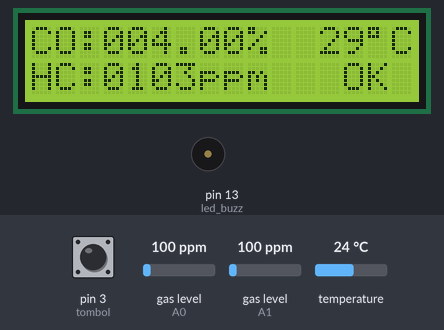
A sketch run on a simulated Arduino Uno, built with avr-gcc and run on an emulated ATmega328P. Shown: 16×2 character LCD, buzzer (waves = sounding, pin HIGH). Inputs (shaded band) come from the test bench; at power-on: gas level (sensors on A1, A0) 100 ppm, pin 3 (tombol) HIGH, temperature 24 °C. What the sketch prints to the serial monitor is not drawn.

Above: at 5.8 s.
5.9 s: gas level (sensor on A1) set to 113 ppm
7.4 s: gas level (sensor on A1) set to 130 ppm
At 8.4 s:
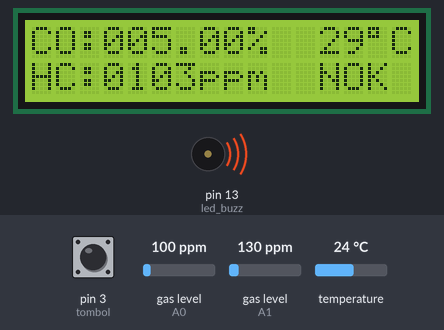
11.1 s: pin 3 (tombol) pulled LOW for 1 s
At 12.2 s:
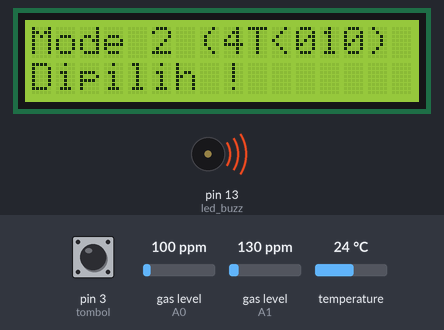
15.4 s: pin 3 (tombol) pulled LOW for 3.2 s
At 16.6 s:
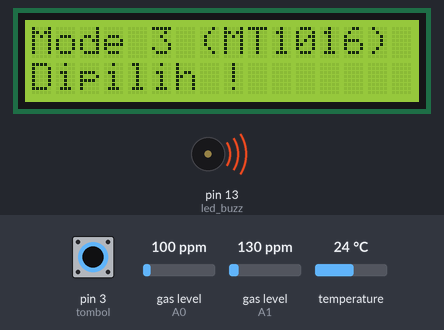
22.0 s: gas level (sensor on A1) set to 84 ppm
At 22.7 s:
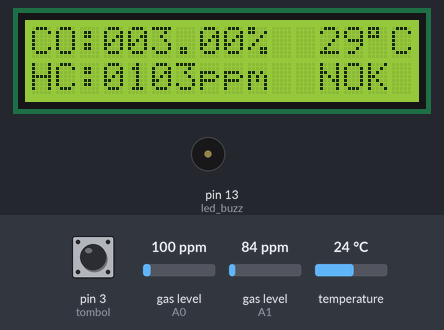
24.4 s: gas level (sensor on A1) set to 70 ppm
At 25.2 s:
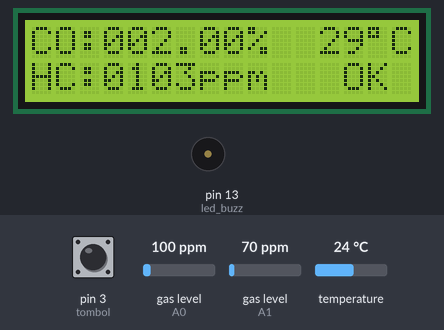
Timing chart, 0 to 27.0 s (numbered marks = the images above; inputs shaded):
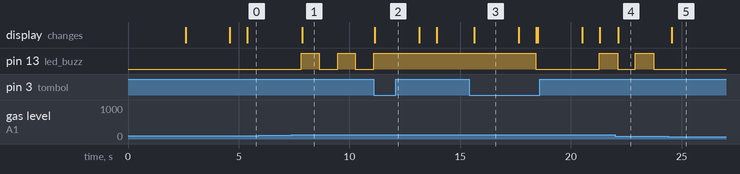

The sketch:

Program_Gas_Analyzer.ino
```cpp
#include <OneWire.h>            // https://github.com/PaulStoffregen/OneWire
#include <DallasTemperature.h>  // https://github.com/milesburton/Arduino-Temperature-Control-Library
#include "MQ7.h"                // https://github.com/swatish17/MQ7-Library
#include <MQ2.h>                // https://github.com/labay11/MQ-2-sensor-library
#include <Wire.h>
#include <LiquidCrystal_I2C.h>  // https://github.com/fdebrabander/Arduino-LiquidCrystal-I2C-library

LiquidCrystal_I2C lcd(0x27, 16, 2);

#define ONE_WIRE_BUS 2

OneWire oneWire(ONE_WIRE_BUS);
DallasTemperature suhu(&oneWire);

MQ7 mq7(A1, 5.0);
MQ2 mq2(A0);

float data_CO = 0.0;
float data_HC = 0.0;

// Catatan :
// Range Sensor MQ7 (CO) adalah 20 sampai 2000 ppm berdasarkan datasheet

float persen_CO = 0.0;

#define led_buzz 13
int nyala = LOW;

unsigned long t_db = millis();
#define debounce (millis() - t_db >= 300)

#define tombol 3 // Ganti tombol switch ke pin berapa
byte menu   = 1;
String mode = "";

float batas_co = 0.0;
int batas_hc   = 0;
String status_lcd = "";

unsigned long t_baca_MQ7 = millis();
unsigned long t_baca_MQ6 = millis();

unsigned long t_debug = millis();
unsigned long t_notif = millis();
unsigned long t_lcd   = millis();

void setup() {
  Serial.begin(9600);

  suhu.begin();

  lcd.begin();
  lcd.backlight();
  lcd.clear();

  pinMode(tombol, INPUT_PULLUP);
  pinMode(led_buzz, OUTPUT);
  digitalWrite(led_buzz, LOW); // LED dan Buzzer Mati

  mq2.begin();

  // Letak Awalan LCD Startting
  // .......

  delay(2000);
  lcd.clear();

  lcd.setCursor(0, 0);
  lcd.print("Mode ");
  lcd.print(menu);
  lcd.setCursor(0, 1);
  lcd.print("2T<010");
  delay(2000);
  lcd.clear();
}

void loop() {
  if(debounce) {
    if(digitalRead(tombol) == LOW) {
      t_db = millis();
      menu++;
      if(menu > 4) menu = 1;

      if(menu == 1) {         // Sepeda Motor 2 Langkah < 2010
        mode     = "2T<010";
      }else if(menu == 2) {   // Sepeda Motor 4 Langkah < 2010
        mode     = "4T<010";
      }else if(menu == 3) {   // Sepeda Motor 2010 - 2016
        mode     = "MT1016";
      }else if(menu == 4) {   // Sepeda Motor > 2016
        mode     = "MT>016";
      }

      lcd.clear();
      lcd.setCursor(0,0);
      lcd.print("Mode ");
      lcd.print(menu);
      lcd.print(" (");
      lcd.print(mode);
      lcd.print(")");
      lcd.setCursor(0,1);
      lcd.print("Dipilih !");

      delay(2000);
      lcd.clear();

      //Serial.println(menu);
    }
  }

  switch(menu) {
    case 1: // Sepeda Motor 2 Langkah < 2010
      batas_co = 4.5;  // Dalam %
      batas_hc = 6000; // Dalam ppm
      mode     = "2T<010";
    break;

    case 2: // Sepeda Motor 4 Langkah < 2010
      batas_co = 5.5;  // Dalam %
      batas_hc = 2200; // Dalam ppm
      mode     = "4T<010";
    break;

    case 3: // Sepeda Motor 2010 - 2016
      batas_co = 4.0;  // Dalam %
      batas_hc = 1800; // Dalam ppm
      mode     = "MT1016";
    break;

    case 4: // Sepeda Motor > 2016
      batas_co = 3.0;  // Dalam %
      batas_hc = 1000; // Dalam ppm
      mode     = "MT>016";
    break;
  }

  suhu.requestTemperatures();
  int suhuC = suhu.getTempCByIndex(0);

  if(suhuC == DEVICE_DISCONNECTED_C){
    suhuC = 0;
  }

  int pembanding_suhu = 5;
  suhuC = suhuC + pembanding_suhu; // Bisa ditambah atau dikurangi

  if(millis() - t_baca_MQ7 >= 500) {
    data_CO   = mq7.getPPM();                           // Baca PPM MQ7
    data_CO   = constrain(data_CO, 0, 2000);            // Biarkan angka menjadi tetap antara 0 sampai 2000
    persen_CO = map(data_CO, 20.0, 2000.0, 0.0, 100.0); // Membuat persentase

    t_baca_MQ7 = millis();
  }

  if(millis() - t_baca_MQ6 >= 500) { // Waktu baca 0,5 detik -> bisa diganti
    data_HC = mq2.readSmoke();
    //data_HC = mq2.readLPG();

    float angka_penyesuaian = 3.0; // SILAHKAN DIGANTI SESUAI YANG DIMINTA
    data_HC = data_HC + angka_penyesuaian; // Bisa tambah atau kurang
    t_baca_MQ6 = millis();
  }

  if((persen_CO >= batas_co) || (data_HC >= batas_hc)) {
    status_lcd = "NOK";
    if(millis() - t_notif >= 250) { // Waktu frekuensi kedipan dan bunyi
      if(nyala == LOW) {
        nyala = HIGH;
      }else{
        nyala = LOW;
      }
      digitalWrite(led_buzz, nyala);
      t_notif = millis();
    }
  }else{
    status_lcd = " OK";
  }

  if(millis() - t_lcd >= 500) {
    lcd.setCursor(0, 0);
    lcd.print("CO:");
    lcd.print(strnum3digit_desimal(persen_CO));
    lcd.print("%");

    lcd.setCursor(12, 0);
    lcd.print(strnum2digit_bulat(suhuC));
    lcd.print((char)0xDF);
    lcd.print("C");

    lcd.setCursor(0, 1);
    lcd.print("HC:");
    lcd.print(strnum4digit_bulat(data_HC));
    lcd.print("ppm");

    lcd.setCursor(12, 1);
    lcd.print(status_lcd);
    t_lcd = millis();
  }

  if(millis() - t_debug >= 1000) {
    Serial.print("Mode Tombol : ");
    Serial.print(menu);
    Serial.print("  --->  ");
    Serial.println(mode);
    Serial.print("Suhu Oli    : ");
    Serial.println(suhuC);
    Serial.print("Kadar CO    : ");
    Serial.print(data_CO);
    Serial.print("  (");
    Serial.print(persen_CO);
    Serial.println(" %)");
    Serial.print("Kadar HC    : ");
    Serial.println(data_HC);
    Serial.println();
    t_debug = millis();
  }
}

String strnum2digit_bulat(int nilai) {
  String hasil = "";
  if(nilai < 10) {
    hasil = "0" + String(nilai);
  }else{
    hasil = String(nilai);
  }
  return hasil;
}

String strnum3digit_desimal(float angka) {
  int nilai = int(angka);
  String hasil = "";
  if((nilai > 9) && (nilai < 100)) {
    hasil = "0" + String(angka);
  }else if((nilai >= 0) && (nilai < 10)){
    hasil = "00" + String(angka);
  }else{
    hasil = String(angka);
  }
  return hasil;
}

String strnum4digit_bulat(int nilai) {
  String hasil = "";
  if((nilai > 99) && (nilai < 1000)) {
    hasil = "0" + String(nilai);
  }else if((nilai > 9) && (nilai < 100)){
    hasil = "00" + String(nilai);
  }else if((nilai >= 0) && (nilai < 10)){
    hasil = "000" + String(nilai);
  }else{
    hasil = String(nilai);
  }
  return hasil;
}
```

Measured:
- the behaviour switches between 118 and 119 ppm on gas level (sensor on A1) (found by bisection; images 0 and 1)
- the behaviour switches between 80 and 79 ppm on gas level (sensor on A1) (found by bisection; images 4 and 5)
- after the input at 5.9 s, every drawn part: stays the same
- after the input at 7.4 s, pin 13 (led_buzz): alternates HIGH for 0.79 s and LOW for 0.84 s, starting after 0.43 s; the display: changes after 0.46 s (image 1)
- after the input at 11.1 s, pin 13 (led_buzz): stops changing and stays HIGH; the display: changes after 0.05 s (image 2)
- after the input at 15.4 s, pin 13 (led_buzz): HIGH → LOW after 3.0 s, → HIGH 2.9 s later; the display: changes after 0.24 s (image 3)
- after the input at 22.0 s, the display: changes after 0.14 s (image 4)
- after the input at 24.4 s, pin 13 (led_buzz): stops changing and stays LOW; the display: changes after 0.16 s (image 5)
